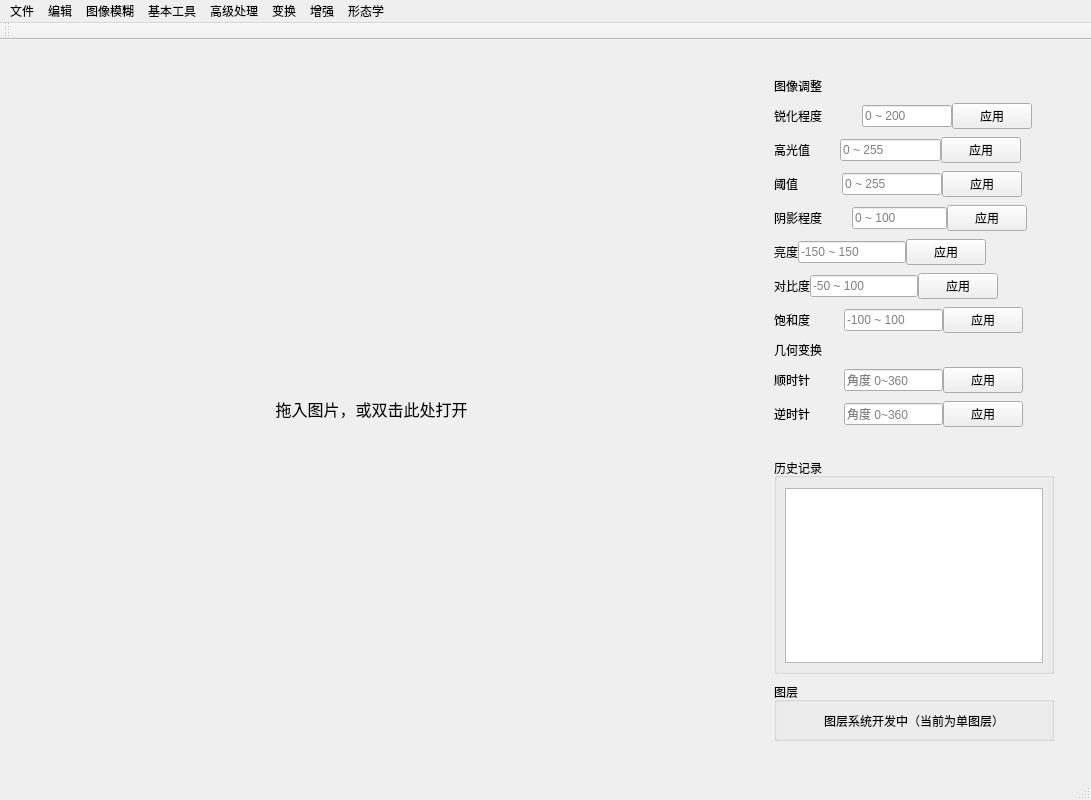
<?xml version="1.0" encoding="UTF-8"?>
<ui version="4.0">
 <class>MainWindow</class>
 <widget class="QMainWindow" name="MainWindow">
  <property name="geometry">
   <rect>
    <x>0</x>
    <y>0</y>
    <width>1091</width>
    <height>800</height>
   </rect>
  </property>
  <property name="windowTitle">
   <string>数字图像处理系统</string>
  </property>
  <widget class="QWidget" name="centralwidget">
   <layout class="QHBoxLayout" name="horizontalLayout_4">
    <property name="spacing">
     <number>12</number>
    </property>
    <property name="leftMargin">
     <number>12</number>
    </property>
    <property name="topMargin">
     <number>12</number>
    </property>
    <property name="rightMargin">
     <number>12</number>
    </property>
    <property name="bottomMargin">
     <number>12</number>
    </property>
    <item>
     <widget class="QLabel" name="imageLabel">
      <property name="sizePolicy">
       <sizepolicy hsizetype="Expanding" vsizetype="Expanding">
        <horstretch>1</horstretch>
        <verstretch>1</verstretch>
       </sizepolicy>
      </property>
      <property name="minimumSize">
       <size>
        <width>320</width>
        <height>320</height>
       </size>
      </property>
      <property name="maximumSize">
       <size>
        <width>5120</width>
        <height>5120</height>
       </size>
      </property>
      <property name="font">
       <font>
        <pointsize>12</pointsize>
       </font>
      </property>
      <property name="text">
       <string>拖入图片，或双击此处打开</string>
      </property>
      <property name="textFormat">
       <enum>Qt::AutoText</enum>
      </property>
      <property name="scaledContents">
       <bool>false</bool>
      </property>
      <property name="alignment">
       <set>Qt::AlignCenter</set>
      </property>
      <property name="margin">
       <number>10</number>
      </property>
      <property name="indent">
       <number>2</number>
      </property>
     </widget>
    </item>
    <item>
     <widget class="QWidget" name="widget" native="true">
      <property name="minimumSize">
       <size>
        <width>336</width>
        <height>0</height>
       </size>
      </property>
      <property name="maximumSize">
       <size>
        <width>336</width>
        <height>16777215</height>
       </size>
      </property>
      <layout class="QHBoxLayout" name="horizontalLayout_5">
       <item>
        <spacer name="horizontalSpacer">
         <property name="orientation">
          <enum>Qt::Horizontal</enum>
         </property>
         <property name="sizeType">
          <enum>QSizePolicy::Ignored</enum>
         </property>
         <property name="sizeHint" stdset="0">
          <size>
           <width>40</width>
           <height>20</height>
          </size>
         </property>
        </spacer>
       </item>
       <item>
        <widget class="QWidget" name="widget_14" native="true">
         <layout class="QVBoxLayout" name="verticalLayout_4">
          <property name="spacing">
           <number>8</number>
          </property>
          <property name="leftMargin">
           <number>18</number>
          </property>
          <property name="topMargin">
           <number>16</number>
          </property>
          <property name="rightMargin">
           <number>16</number>
          </property>
          <property name="bottomMargin">
           <number>16</number>
          </property>
          <item>
           <widget class="QLabel" name="label_sec_adjust">
            <property name="text">
             <string>图像调整</string>
            </property>
           </widget>
          </item>
          <item>
           <widget class="QWidget" name="widget_8" native="true">
            <layout class="QHBoxLayout" name="horizontalLayout_12">
             <property name="spacing">
              <number>0</number>
             </property>
             <property name="leftMargin">
              <number>0</number>
             </property>
             <property name="topMargin">
              <number>0</number>
             </property>
             <property name="rightMargin">
              <number>0</number>
             </property>
             <property name="bottomMargin">
              <number>0</number>
             </property>
             <item>
              <widget class="QLabel" name="label_36">
               <property name="text">
                <string>锐化程度            </string>
               </property>
              </widget>
             </item>
             <item>
              <widget class="QLineEdit" name="lineEdit_sharpen">
               <property name="placeholderText">
                <string>0 ~ 200</string>
               </property>
              </widget>
             </item>
             <item>
              <widget class="QPushButton" name="btn_sharpen">
               <property name="text">
                <string>应用</string>
               </property>
              </widget>
             </item>
             <item>
              <spacer name="horizontalSpacer_3">
               <property name="orientation">
                <enum>Qt::Horizontal</enum>
               </property>
               <property name="sizeHint" stdset="0">
                <size>
                 <width>40</width>
                 <height>20</height>
                </size>
               </property>
              </spacer>
             </item>
            </layout>
           </widget>
          </item>
          <item>
           <widget class="QWidget" name="widget_9" native="true">
            <layout class="QHBoxLayout" name="horizontalLayout_10">
             <property name="spacing">
              <number>0</number>
             </property>
             <property name="leftMargin">
              <number>0</number>
             </property>
             <property name="topMargin">
              <number>0</number>
             </property>
             <property name="rightMargin">
              <number>0</number>
             </property>
             <property name="bottomMargin">
              <number>0</number>
             </property>
             <item>
              <widget class="QLabel" name="label_32">
               <property name="text">
                <string>高光值         </string>
               </property>
              </widget>
             </item>
             <item>
              <widget class="QLineEdit" name="lineEdit_highlight">
               <property name="placeholderText">
                <string>0 ~ 255</string>
               </property>
              </widget>
             </item>
             <item>
              <widget class="QPushButton" name="btn_highlight_ok">
               <property name="text">
                <string>应用</string>
               </property>
              </widget>
             </item>
             <item>
              <spacer name="horizontalSpacer_4">
               <property name="orientation">
                <enum>Qt::Horizontal</enum>
               </property>
               <property name="sizeHint" stdset="0">
                <size>
                 <width>40</width>
                 <height>20</height>
                </size>
               </property>
              </spacer>
             </item>
            </layout>
           </widget>
          </item>
          <item>
           <widget class="QWidget" name="widget_10" native="true">
            <layout class="QHBoxLayout" name="horizontalLayout_11">
             <property name="spacing">
              <number>0</number>
             </property>
             <property name="leftMargin">
              <number>0</number>
             </property>
             <property name="topMargin">
              <number>0</number>
             </property>
             <property name="rightMargin">
              <number>0</number>
             </property>
             <property name="bottomMargin">
              <number>0</number>
             </property>
             <item>
              <widget class="QLabel" name="label_34">
               <property name="text">
                <string>阈值             </string>
               </property>
              </widget>
             </item>
             <item>
              <widget class="QLineEdit" name="lineEdit_threshold">
               <property name="placeholderText">
                <string>0 ~ 255</string>
               </property>
              </widget>
             </item>
             <item>
              <widget class="QPushButton" name="btn_threshold_ok">
               <property name="text">
                <string>应用</string>
               </property>
              </widget>
             </item>
             <item>
              <spacer name="horizontalSpacer_5">
               <property name="orientation">
                <enum>Qt::Horizontal</enum>
               </property>
               <property name="sizeHint" stdset="0">
                <size>
                 <width>40</width>
                 <height>20</height>
                </size>
               </property>
              </spacer>
             </item>
            </layout>
           </widget>
          </item>
          <item>
           <widget class="QWidget" name="widget_21" native="true">
            <layout class="QHBoxLayout" name="horizontalLayout_9">
             <property name="spacing">
              <number>0</number>
             </property>
             <property name="leftMargin">
              <number>0</number>
             </property>
             <property name="topMargin">
              <number>0</number>
             </property>
             <property name="rightMargin">
              <number>0</number>
             </property>
             <property name="bottomMargin">
              <number>0</number>
             </property>
             <item>
              <widget class="QLabel" name="label_30">
               <property name="text">
                <string>阴影程度         </string>
               </property>
              </widget>
             </item>
             <item>
              <widget class="QLineEdit" name="lineEdit_shadow">
               <property name="placeholderText">
                <string>0 ~ 100</string>
               </property>
              </widget>
             </item>
             <item>
              <widget class="QPushButton" name="btn_shadow_ok">
               <property name="text">
                <string>应用</string>
               </property>
              </widget>
             </item>
             <item>
              <spacer name="horizontalSpacer_6">
               <property name="orientation">
                <enum>Qt::Horizontal</enum>
               </property>
               <property name="sizeHint" stdset="0">
                <size>
                 <width>40</width>
                 <height>20</height>
                </size>
               </property>
              </spacer>
             </item>
            </layout>
           </widget>
          </item>
          <item>
           <widget class="QWidget" name="widget_4" native="true">
            <layout class="QHBoxLayout" name="horizontalLayout_2">
             <property name="spacing">
              <number>0</number>
             </property>
             <property name="leftMargin">
              <number>0</number>
             </property>
             <property name="topMargin">
              <number>0</number>
             </property>
             <property name="rightMargin">
              <number>0</number>
             </property>
             <property name="bottomMargin">
              <number>0</number>
             </property>
             <item>
              <widget class="QLabel" name="label">
               <property name="text">
                <string>亮度</string>
               </property>
              </widget>
             </item>
             <item>
              <widget class="QLineEdit" name="lineEdit_brightness">
               <property name="placeholderText">
                <string>-150 ~ 150</string>
               </property>
              </widget>
             </item>
             <item>
              <widget class="QPushButton" name="btn_brightness">
               <property name="text">
                <string>应用</string>
               </property>
              </widget>
             </item>
             <item>
              <spacer name="horizontalSpacer_7">
               <property name="orientation">
                <enum>Qt::Horizontal</enum>
               </property>
               <property name="sizeHint" stdset="0">
                <size>
                 <width>40</width>
                 <height>20</height>
                </size>
               </property>
              </spacer>
             </item>
            </layout>
           </widget>
          </item>
          <item>
           <widget class="QWidget" name="widget_5" native="true">
            <layout class="QHBoxLayout" name="horizontalLayout">
             <property name="spacing">
              <number>0</number>
             </property>
             <property name="sizeConstraint">
              <enum>QLayout::SetDefaultConstraint</enum>
             </property>
             <property name="leftMargin">
              <number>0</number>
             </property>
             <property name="topMargin">
              <number>0</number>
             </property>
             <property name="rightMargin">
              <number>0</number>
             </property>
             <property name="bottomMargin">
              <number>0</number>
             </property>
             <item>
              <widget class="QLabel" name="label_2">
               <property name="text">
                <string>对比度</string>
               </property>
              </widget>
             </item>
             <item>
              <widget class="QLineEdit" name="lineEdit_contrast">
               <property name="placeholderText">
                <string>-50 ~ 100</string>
               </property>
              </widget>
             </item>
             <item>
              <widget class="QPushButton" name="btn_contrast">
               <property name="text">
                <string>应用</string>
               </property>
              </widget>
             </item>
             <item>
              <spacer name="horizontalSpacer_8">
               <property name="orientation">
                <enum>Qt::Horizontal</enum>
               </property>
               <property name="sizeHint" stdset="0">
                <size>
                 <width>40</width>
                 <height>20</height>
                </size>
               </property>
              </spacer>
             </item>
            </layout>
           </widget>
          </item>
          <item>
           <widget class="QWidget" name="widget_6" native="true">
            <layout class="QHBoxLayout" name="horizontalLayout_3">
             <property name="spacing">
              <number>0</number>
             </property>
             <property name="leftMargin">
              <number>0</number>
             </property>
             <property name="topMargin">
              <number>0</number>
             </property>
             <property name="rightMargin">
              <number>0</number>
             </property>
             <property name="bottomMargin">
              <number>0</number>
             </property>
             <item>
              <widget class="QLabel" name="label_3">
               <property name="text">
                <string>饱和度          </string>
               </property>
              </widget>
             </item>
             <item>
              <widget class="QLineEdit" name="lineEdit_saturation">
               <property name="placeholderText">
                <string>-100 ~ 100</string>
               </property>
              </widget>
             </item>
             <item>
              <widget class="QPushButton" name="btn_saturation">
               <property name="text">
                <string>应用</string>
               </property>
              </widget>
             </item>
             <item>
              <spacer name="horizontalSpacer_9">
               <property name="orientation">
                <enum>Qt::Horizontal</enum>
               </property>
               <property name="sizeHint" stdset="0">
                <size>
                 <width>40</width>
                 <height>20</height>
                </size>
               </property>
              </spacer>
             </item>
            </layout>
           </widget>
          </item>
          <item>
           <widget class="QLabel" name="label_sec_transform">
            <property name="text">
             <string>几何变换</string>
            </property>
           </widget>
          </item>
          <item>
           <widget class="QWidget" name="widget_17" native="true">
            <layout class="QHBoxLayout" name="horizontalLayout_7">
             <property name="spacing">
              <number>0</number>
             </property>
             <property name="sizeConstraint">
              <enum>QLayout::SetDefaultConstraint</enum>
             </property>
             <property name="leftMargin">
              <number>0</number>
             </property>
             <property name="topMargin">
              <number>0</number>
             </property>
             <property name="rightMargin">
              <number>0</number>
             </property>
             <property name="bottomMargin">
              <number>0</number>
             </property>
             <item>
              <widget class="QLabel" name="label_20">
               <property name="text">
                <string>顺时针          </string>
               </property>
              </widget>
             </item>
             <item>
              <widget class="QLineEdit" name="lineEdit_rotate">
               <property name="placeholderText">
                <string>角度 0~360</string>
               </property>
              </widget>
             </item>
             <item>
              <widget class="QPushButton" name="btn_rotate_ok">
               <property name="text">
                <string>应用</string>
               </property>
              </widget>
             </item>
             <item>
              <spacer name="horizontalSpacer_10">
               <property name="orientation">
                <enum>Qt::Horizontal</enum>
               </property>
               <property name="sizeHint" stdset="0">
                <size>
                 <width>40</width>
                 <height>20</height>
                </size>
               </property>
              </spacer>
             </item>
            </layout>
           </widget>
          </item>
          <item>
           <widget class="QWidget" name="widget_18" native="true">
            <layout class="QHBoxLayout" name="horizontalLayout_8">
             <property name="spacing">
              <number>0</number>
             </property>
             <property name="leftMargin">
              <number>0</number>
             </property>
             <property name="topMargin">
              <number>0</number>
             </property>
             <property name="rightMargin">
              <number>0</number>
             </property>
             <property name="bottomMargin">
              <number>0</number>
             </property>
             <item>
              <widget class="QLabel" name="label_21">
               <property name="text">
                <string>逆时针          </string>
               </property>
              </widget>
             </item>
             <item>
              <widget class="QLineEdit" name="lineEdit_rotate_r">
               <property name="placeholderText">
                <string>角度 0~360</string>
               </property>
              </widget>
             </item>
             <item>
              <widget class="QPushButton" name="btn_rotate_r">
               <property name="text">
                <string>应用</string>
               </property>
              </widget>
             </item>
             <item>
              <spacer name="horizontalSpacer_11">
               <property name="orientation">
                <enum>Qt::Horizontal</enum>
               </property>
               <property name="sizeHint" stdset="0">
                <size>
                 <width>40</width>
                 <height>20</height>
                </size>
               </property>
              </spacer>
             </item>
            </layout>
           </widget>
          </item>
          <item>
           <spacer name="verticalSpacer_panel">
            <property name="orientation">
             <enum>Qt::Vertical</enum>
            </property>
            <property name="sizeHint" stdset="0">
             <size>
              <width>20</width>
              <height>40</height>
             </size>
            </property>
           </spacer>
          </item>
          <item>
           <widget class="QGroupBox" name="group_history">
            <property name="title">
             <string>历史记录</string>
            </property>
            <layout class="QVBoxLayout" name="verticalLayout_history">
             <property name="spacing">
              <number>6</number>
             </property>
             <property name="leftMargin">
              <number>8</number>
             </property>
             <property name="topMargin">
              <number>10</number>
             </property>
             <property name="rightMargin">
              <number>8</number>
             </property>
             <property name="bottomMargin">
              <number>8</number>
             </property>
             <item>
              <widget class="QListWidget" name="historyList">
               <property name="sizePolicy">
                <sizepolicy hsizetype="Preferred" vsizetype="Expanding">
                 <horstretch>0</horstretch>
                 <verstretch>1</verstretch>
                </sizepolicy>
               </property>
               <property name="selectionMode">
                <enum>QAbstractItemView::NoSelection</enum>
               </property>
              </widget>
             </item>
            </layout>
           </widget>
          </item>
          <item>
           <widget class="QGroupBox" name="group_layers">
            <property name="title">
             <string>图层</string>
            </property>
            <layout class="QVBoxLayout" name="verticalLayout_layers">
             <property name="leftMargin">
              <number>8</number>
             </property>
             <property name="topMargin">
              <number>10</number>
             </property>
             <property name="rightMargin">
              <number>8</number>
             </property>
             <property name="bottomMargin">
              <number>8</number>
             </property>
             <item>
              <widget class="QLabel" name="label_layers_hint">
               <property name="text">
                <string>图层系统开发中（当前为单图层）</string>
               </property>
               <property name="alignment">
                <set>Qt::AlignCenter</set>
               </property>
              </widget>
             </item>
            </layout>
           </widget>
          </item>
         </layout>
        </widget>
       </item>
      </layout>
     </widget>
    </item>
   </layout>
  </widget>
  <widget class="QMenuBar" name="menubar">
   <property name="geometry">
    <rect>
     <x>0</x>
     <y>0</y>
     <width>1091</width>
     <height>25</height>
    </rect>
   </property>
   <widget class="QMenu" name="menu">
    <property name="title">
     <string>文件</string>
    </property>
    <addaction name="openImage"/>
    <addaction name="actionsave"/>
   </widget>
   <widget class="QMenu" name="menu_edit">
    <property name="title">
     <string>编辑</string>
    </property>
    <addaction name="actionundo"/>
    <addaction name="actionredo"/>
    <addaction name="actionreset"/>
   </widget>
   <widget class="QMenu" name="menu_blur">
    <property name="title">
     <string>图像模糊</string>
    </property>
    <addaction name="actionmedian"/>
    <addaction name="actionaver"/>
    <addaction name="actiongauss"/>
   </widget>
   <widget class="QMenu" name="menu_base">
    <property name="title">
     <string>基本工具</string>
    </property>
    <widget class="QMenu" name="menu_2">
     <property name="title">
      <string>图像缩放</string>
     </property>
     <widget class="QMenu" name="menu_3">
      <property name="title">
       <string>最临近插值</string>
      </property>
      <addaction name="actionlarge_near"/>
      <addaction name="actionsmall_near"/>
     </widget>
     <widget class="QMenu" name="menu_4">
      <property name="title">
       <string>双线性插值</string>
      </property>
      <addaction name="actionlarge_bilinear"/>
      <addaction name="actionsmall_bilinear"/>
     </widget>
     <widget class="QMenu" name="menu_5">
      <property name="title">
       <string>双立方插值</string>
      </property>
      <addaction name="actionlarge_bicubic"/>
      <addaction name="actionsmall_bicubic"/>
     </widget>
     <addaction name="menu_3"/>
     <addaction name="menu_4"/>
     <addaction name="menu_5"/>
    </widget>
    <addaction name="actiongray"/>
    <addaction name="actionreverse"/>
    <addaction name="actioncomplementary"/>
    <addaction name="actionautoContrast"/>
    <addaction name="actioncolorBalance"/>
    <addaction name="menu_2"/>
   </widget>
   <widget class="QMenu" name="menu_unbase">
    <property name="title">
     <string>高级处理</string>
    </property>
    <addaction name="actionblend"/>
    <addaction name="actionmosaic"/>
    <addaction name="actionsobel"/>
    <addaction name="actionliquefaction"/>
    <addaction name="actioncolorMap"/>
    <addaction name="actionfishEye"/>
    <addaction name="actionface"/>
    <addaction name="actionhighContrast"/>
   </widget>
   <widget class="QMenu" name="menu_transform">
    <property name="title">
     <string>变换</string>
    </property>
    <addaction name="actionflipH"/>
    <addaction name="actionflipV"/>
    <addaction name="actionrotate90"/>
    <addaction name="actionrotate90ccw"/>
    <addaction name="actiontranspose"/>
    <addaction name="actionantitranspose"/>
    <addaction name="actiontailor"/>
   </widget>
   <widget class="QMenu" name="menu_enhance">
    <property name="title">
     <string>增强</string>
    </property>
    <addaction name="actionequalize"/>
    <addaction name="actionusm"/>
    <addaction name="actionconvolution"/>
   </widget>
   <widget class="QMenu" name="menu_morph">
    <property name="title">
     <string>形态学</string>
    </property>
    <addaction name="actionerode"/>
    <addaction name="actiondilate"/>
    <addaction name="actionopenMorph"/>
    <addaction name="actioncloseMorph"/>
   </widget>
   <addaction name="menu"/>
   <addaction name="menu_edit"/>
   <addaction name="menu_blur"/>
   <addaction name="menu_base"/>
   <addaction name="menu_unbase"/>
   <addaction name="menu_transform"/>
   <addaction name="menu_enhance"/>
   <addaction name="menu_morph"/>
  </widget>
  <widget class="QStatusBar" name="statusbar"/>
  <widget class="QToolBar" name="toolBar">
   <property name="windowTitle">
    <string>toolBar</string>
   </property>
   <attribute name="toolBarArea">
    <enum>TopToolBarArea</enum>
   </attribute>
   <attribute name="toolBarBreak">
    <bool>false</bool>
   </attribute>
  </widget>
  <action name="openImage">
   <property name="text">
    <string>打开图片</string>
   </property>
   <property name="shortcut">
    <string>Ctrl+N</string>
   </property>
  </action>
  <action name="actionsave">
   <property name="text">
    <string>保存图片</string>
   </property>
   <property name="shortcut">
    <string>Ctrl+S</string>
   </property>
  </action>
  <action name="actionundo">
   <property name="icon">
    <iconset resource="icon.qrc">
     <normaloff>:/icon/undo.png</normaloff>
     <normalon>:/icon/undo.png</normalon>:/icon/undo.png</iconset>
   </property>
   <property name="text">
    <string>撤销</string>
   </property>
   <property name="shortcut">
    <string>Ctrl+Z</string>
   </property>
  </action>
  <action name="actionreset">
   <property name="icon">
    <iconset resource="icon.qrc">
     <normaloff>:/icon/reset.png</normaloff>
     <normalon>:/icon/reset.png</normalon>:/icon/reset.png</iconset>
   </property>
   <property name="text">
    <string>重置图像</string>
   </property>
   <property name="shortcut">
    <string>Ctrl+R</string>
   </property>
  </action>
  <action name="actionmedian">
   <property name="text">
    <string>中值模糊</string>
   </property>
  </action>
  <action name="actionaver">
   <property name="text">
    <string>均值模糊</string>
   </property>
  </action>
  <action name="actiongauss">
   <property name="text">
    <string>高斯模糊</string>
   </property>
  </action>
  <action name="actiongray">
   <property name="text">
    <string>灰度图转换</string>
   </property>
  </action>
  <action name="actionreverse">
   <property name="text">
    <string>颜色反转</string>
   </property>
  </action>
  <action name="actioncomplementary">
   <property name="text">
    <string>补色</string>
   </property>
  </action>
  <action name="actionautoContrast">
   <property name="text">
    <string>自动对比度</string>
   </property>
  </action>
  <action name="actionblend">
   <property name="text">
    <string>图层混合</string>
   </property>
  </action>
  <action name="actionmask">
   <property name="text">
    <string>局部磨皮</string>
   </property>
  </action>
  <action name="actionmosaic">
   <property name="text">
    <string>马赛克</string>
   </property>
  </action>
  <action name="actionsobel">
   <property name="text">
    <string>边缘检测</string>
   </property>
  </action>
  <action name="actionliquefaction">
   <property name="text">
    <string>眼部放大</string>
   </property>
  </action>
  <action name="actioncolorMap">
   <property name="text">
    <string>色彩映射</string>
   </property>
  </action>
  <action name="actionfishEye">
   <property name="text">
    <string>鱼眼镜头</string>
   </property>
  </action>
  <action name="actioncolorBalance">
   <property name="text">
    <string>色彩平衡</string>
   </property>
  </action>
  <action name="actionface">
   <property name="text">
    <string>图像微调</string>
   </property>
  </action>
  <action name="actiontailor">
   <property name="text">
    <string>图像裁剪</string>
   </property>
  </action>
  <action name="actionredo">
   <property name="icon">
    <iconset resource="icon.qrc">
     <normaloff>:/icon/redo.png</normaloff>:/icon/redo.png</iconset>
   </property>
   <property name="text">
    <string>重做</string>
   </property>
   <property name="shortcut">
    <string>Ctrl+Y</string>
   </property>
  </action>
  <action name="actionlarge_near">
   <property name="text">
    <string>放大</string>
   </property>
  </action>
  <action name="actionsmall_near">
   <property name="text">
    <string>缩小</string>
   </property>
  </action>
  <action name="actionlarge_bilinear">
   <property name="text">
    <string>放大</string>
   </property>
  </action>
  <action name="actionsmall_bilinear">
   <property name="text">
    <string>缩小</string>
   </property>
  </action>
  <action name="actionlarge_bicubic">
   <property name="text">
    <string>放大</string>
   </property>
  </action>
  <action name="actionsmall_bicubic">
   <property name="text">
    <string>缩小</string>
   </property>
  </action>
  <action name="actionhighContrast">
   <property name="text">
    <string>高反差保留</string>
   </property>
  </action>
  <action name="actionflipH">
   <property name="text">
    <string>水平翻转</string>
   </property>
  </action>
  <action name="actionflipV">
   <property name="text">
    <string>垂直翻转</string>
   </property>
  </action>
  <action name="actionrotate90">
   <property name="text">
    <string>顺时针旋转 90°</string>
   </property>
  </action>
  <action name="actionrotate90ccw">
   <property name="text">
    <string>逆时针旋转 90°</string>
   </property>
  </action>
  <action name="actiontranspose">
   <property name="text">
    <string>沿主对角线镜像</string>
   </property>
  </action>
  <action name="actionantitranspose">
   <property name="text">
    <string>沿副对角线镜像</string>
   </property>
  </action>
  <action name="actionequalize">
   <property name="text">
    <string>直方图均衡化</string>
   </property>
  </action>
  <action name="actionusm">
   <property name="text">
    <string>USM 锐化</string>
   </property>
  </action>
  <action name="actionconvolution">
   <property name="text">
    <string>自定义卷积核 (3×3)</string>
   </property>
  </action>
  <action name="actionerode">
   <property name="text">
    <string>腐蚀</string>
   </property>
  </action>
  <action name="actiondilate">
   <property name="text">
    <string>膨胀</string>
   </property>
  </action>
  <action name="actionopenMorph">
   <property name="text">
    <string>开运算</string>
   </property>
  </action>
  <action name="actioncloseMorph">
   <property name="text">
    <string>闭运算</string>
   </property>
  </action>
 </widget>
 <resources>
  <include location="icon.qrc"/>
 </resources>
 <connections/>
</ui>
